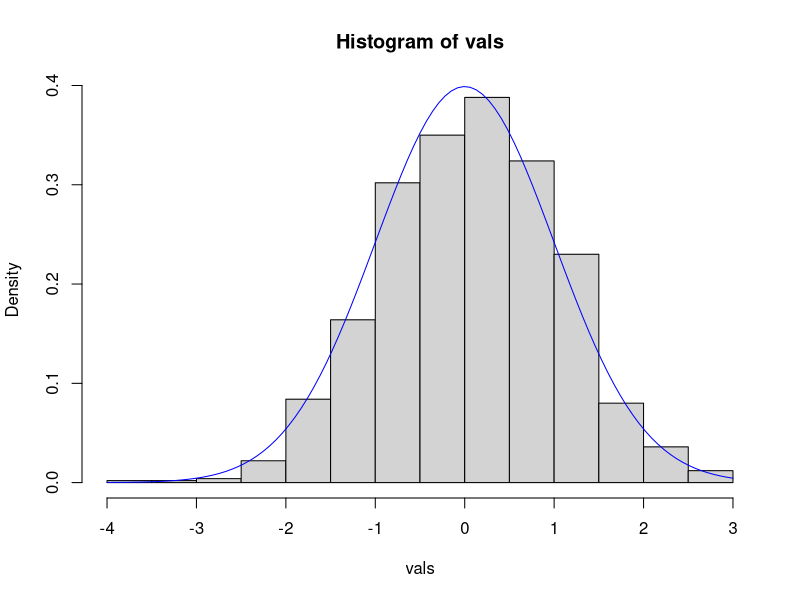
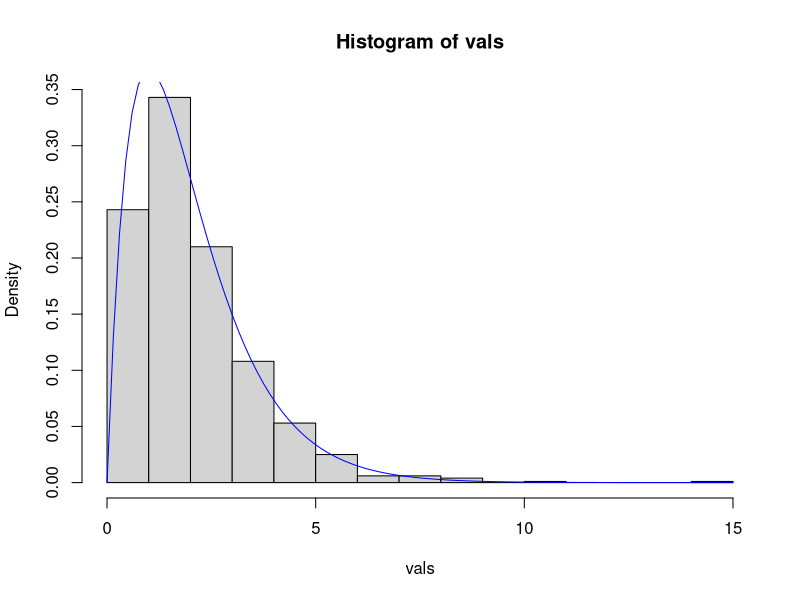
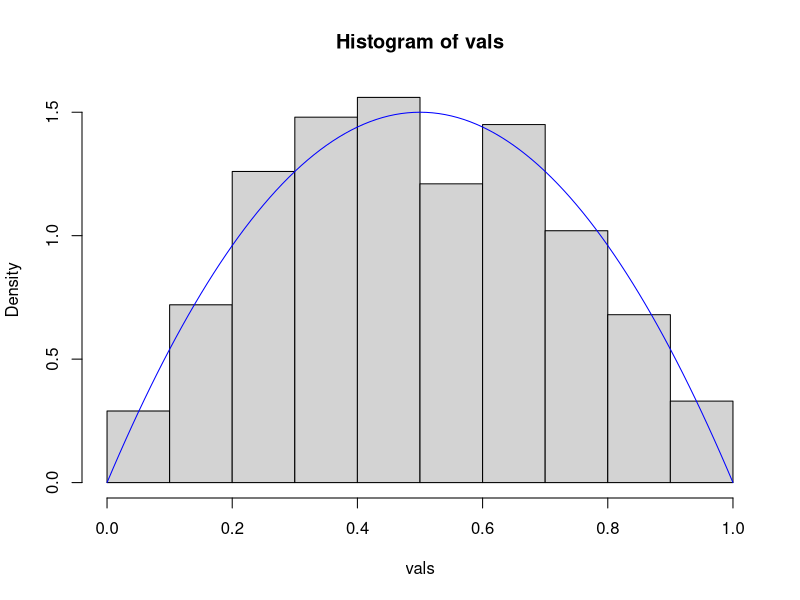

These charts were generated, in order, by the following R code: (Note: this script raises an error after producing the figures.)
## ---- chunk 1
knitr::opts_chunk$set(echo = TRUE)
## ---- chunk 2
f <- dnorm
vals <- rnorm(1000)
hist(vals, probability = TRUE)
curve(f, add = TRUE, col = "blue")
## ---- chunk 3
f <- function(x) dgamma(x, 2)
vals <- rgamma(1000, shape=2)
hist(vals, probability = TRUE)
curve(f, add = TRUE, col = "blue")
## ---- chunk 4
f <- function(x) dbeta(x,2,2)
vals <- rbeta(1000, 2, 2)
hist(vals, probability = TRUE)
curve(f, add = TRUE, col = "blue")
## ---- chunk 5
f <- function(x) dbeta(x,2,2)
vals <- main(f, n=100)
hist(vals, probability = TRUE)
curve(f, add = TRUE, col = "blue")
